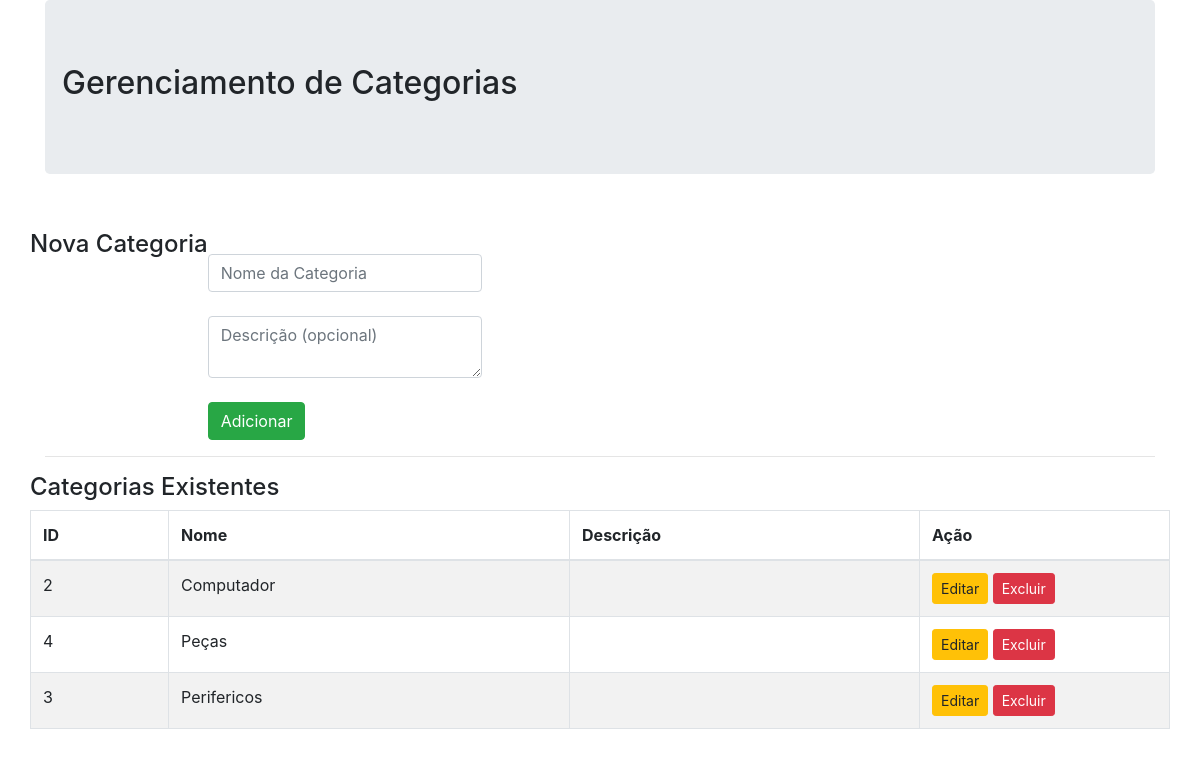
Page /trabalho/admin/gerenciar_categorias.php on the committed database.
### tables this page shows
CREATE TABLE `categorias` (
  `id` int(11) NOT NULL,
  `nome` varchar(100) NOT NULL,
  `descricao` text DEFAULT NULL,
  `data_criacao` timestamp NOT NULL DEFAULT current_timestamp()
);

### trabalho/admin/gerenciar_categorias.php (the view, shortened to what this page needs)
<!DOCTYPE html>
<html lang="pt-br">
<head>
    <link rel="stylesheet" href="assets/css/bootstrap.min.css">
</head>
<body>
    <div class="container">
        <div class="jumbotron">
            <div class="row">
                <h2>Gerenciamento de Categorias</h2>
            </div>
        </div>
        <div class="row">
            <h4>Nova Categoria</h4>
            <form class="form-horizontal" action="gerenciar_categorias.php" method="post">
                <div class="control-group <?php echo !empty($nomeErro) ? 'error' : ''; ?>">
                    <div class="controls">
                        <input name="nome" class="form-control" type="text" placeholder="Nome da Categoria" value="<?php echo !empty($nome) ? $nome : ''; ?>">
                    </div>
                </div>
                <div class="control-group">
                    <div class="controls">
                        <textarea name="descricao" class="form-control" placeholder="Descrição (opcional)"><?php echo !empty($descricao) ? $descricao : ''; ?></textarea>
                    </div>
                </div>
                <div class="form-actions">
                    <br/>
                    <button type="submit" class="btn btn-success">Adicionar</button>
                </div>
            </form>
        </div>
        <hr>
        <div class="row">
            <h4>Categorias Existentes</h4>
            <table class="table table-striped table-bordered">
                <thead>
                    <tr>
                        <th>ID</th>
                        <th>Nome</th>
                        <th>Descrição</th>
                        <th>Ação</th>
                    </tr>
                </thead>
                <tbody>
                    <?php
                    $pdo = Banco::conectar();
                    $sql = 'SELECT * FROM categorias ORDER BY nome ASC';
                    foreach($pdo->query($sql)as $row) {
                        echo '<tr>';
                        echo '<td>'. $row['id'] . '</td>';
                        echo '<td>'. htmlspecialchars($row['nome']) . '</td>';
                        echo '<td>'. htmlspecialchars($row['descricao']) . '</td>';
                        echo '<td width=250>';
                        echo '<a class="btn btn-warning btn-sm" href="update_categoria.php?id='.$row['id'].'">Editar</a>';
                        echo '<a class="btn btn-danger btn-sm" href="delete_categoria.php?id='.$row['id'].'">Excluir</a>';
                        echo '</td>';
                        echo '</tr>';
                    }
                    ?>
                </tbody>
            </table>
        </div>
    </div>
</body>
</html>

### rows in the picture
categorias: id "2", nome "Computador"
categorias: id "4", nome "Peças"
categorias: id "3", nome "Perifericos"
